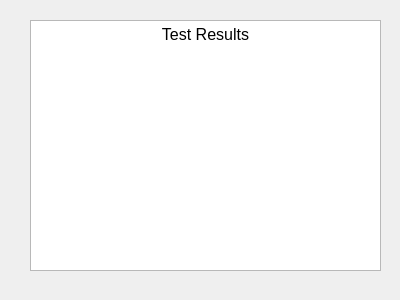
<?xml version="1.0" encoding="UTF-8"?>
<ui version="4.0">
 <class>TestView</class>
 <widget class="QDialog" name="TestView">
  <property name="geometry">
   <rect>
    <x>0</x>
    <y>0</y>
    <width>400</width>
    <height>300</height>
   </rect>
  </property>
  <property name="windowTitle">
   <string>Dialog</string>
  </property>
  <widget class="QTextEdit" name="textEdit">
   <property name="geometry">
    <rect>
     <x>30</x>
     <y>20</y>
     <width>351</width>
     <height>251</height>
    </rect>
   </property>
   <property name="readOnly">
    <bool>true</bool>
   </property>
   <property name="html">
    <string>&lt;!DOCTYPE HTML PUBLIC &quot;-//W3C//DTD HTML 4.0//EN&quot; &quot;http://www.w3.org/TR/REC-html40/strict.dtd&quot;&gt;
&lt;html&gt;&lt;head&gt;&lt;meta name=&quot;qrichtext&quot; content=&quot;1&quot; /&gt;&lt;style type=&quot;text/css&quot;&gt;
p, li { white-space: pre-wrap; }
&lt;/style&gt;&lt;/head&gt;&lt;body style=&quot; font-family:'MS Shell Dlg 2'; font-size:8.25pt; font-weight:400; font-style:normal;&quot;&gt;
&lt;p align=&quot;center&quot; style=&quot; margin-top:0px; margin-bottom:0px; margin-left:0px; margin-right:0px; -qt-block-indent:0; text-indent:0px;&quot;&gt;&lt;span style=&quot; font-size:12pt;&quot;&gt;Test Results&lt;/span&gt;&lt;/p&gt;
&lt;p style=&quot;-qt-paragraph-type:empty; margin-top:0px; margin-bottom:0px; margin-left:0px; margin-right:0px; -qt-block-indent:0; text-indent:0px;&quot;&gt;&lt;br /&gt;&lt;/p&gt;
&lt;p style=&quot;-qt-paragraph-type:empty; margin-top:0px; margin-bottom:0px; margin-left:0px; margin-right:0px; -qt-block-indent:0; text-indent:0px;&quot;&gt;&lt;br /&gt;&lt;/p&gt;&lt;/body&gt;&lt;/html&gt;</string>
   </property>
  </widget>
 </widget>
 <resources/>
 <connections/>
</ui>
